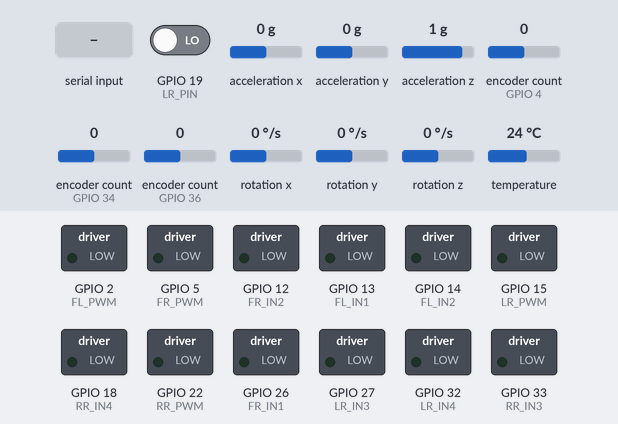
A sketch run on a simulated ESP32. On the bench: switched loads named in the sketch (green lamp = pin HIGH). The inputs (shaded band) are chosen by the test bench; at power-on: GPIO 19 (LR_PIN) LOW, acceleration x 0 g, acceleration y 0 g, acceleration z 1 g, encoder count (sensors on GPIO 4, GPIO 34, GPIO 36) 0, rotation x 0 °/s, rotation y 0 °/s, rotation z 0 °/s, temperature 24 °C. What the sketch prints to the serial monitor is not drawn.

Above: at 8.7 s.
8.8 s: "W,1\n" received over Serial
At 9.7 s:
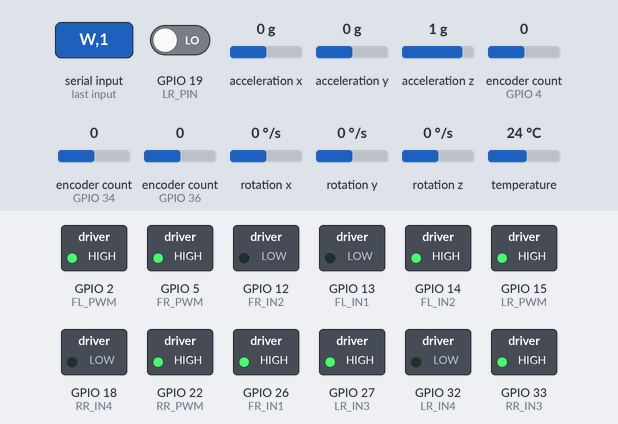
10.3 s: "D,1\n" received over Serial
At 11.9 s:
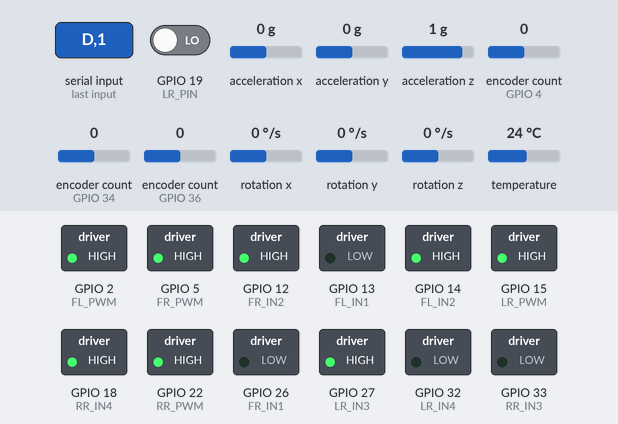
12.7 s: "W,150\n" received over Serial
At 13.9 s:
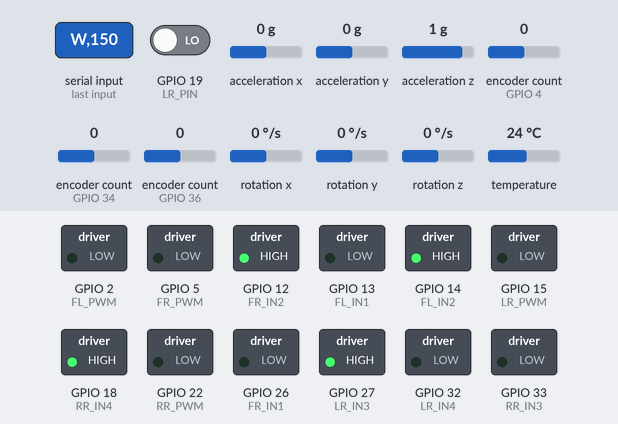
14.6 s: "S,1\n" received over Serial
At 15.6 s:
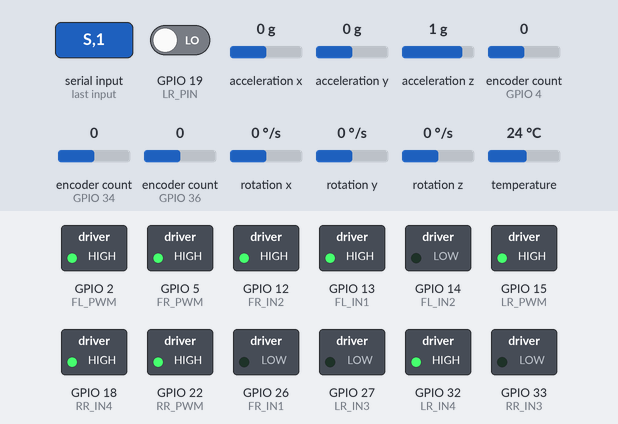
16.1 s: "S,150\n" received over Serial
At 17.8 s:
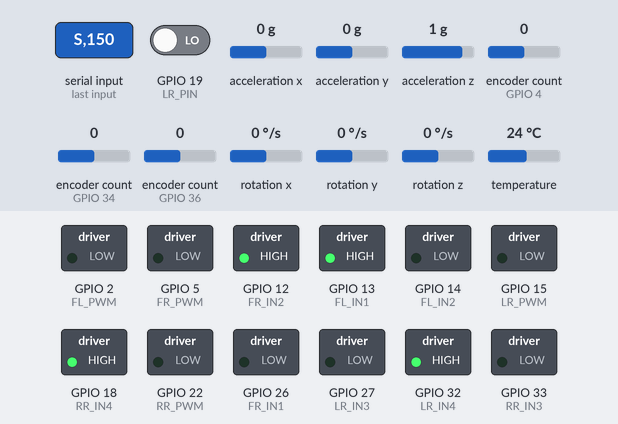
18.5 s: "A,1\n" received over Serial
At 19.6 s:
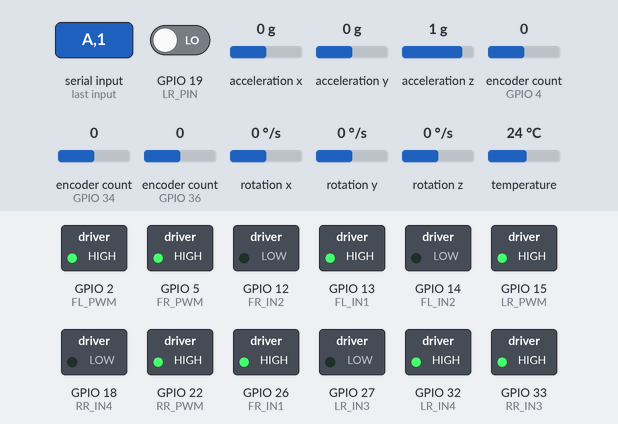
Timing chart, 0 to 21.0 s (numbered marks = the images above; inputs shaded):
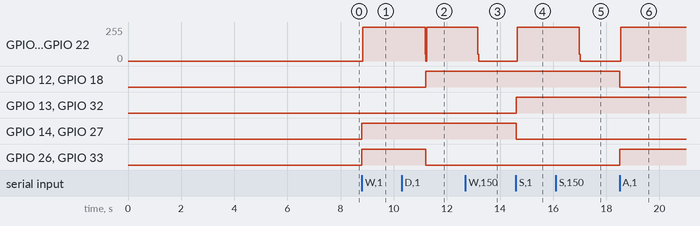

Measured:
- after the input at 8.8 s, GPIO 2 (FL_PWM), GPIO 5 (FR_PWM), GPIO 15 (LR_PWM), GPIO 22 (RR_PWM): 0/255 → 255/255 at once; GPIO 14 (FL_IN2), GPIO 26 (FR_IN1), GPIO 27 (LR_IN3), GPIO 33 (RR_IN3): LOW → HIGH at once
- after the input at 10.3 s, GPIO 2 (FL_PWM), GPIO 5 (FR_PWM), GPIO 15 (LR_PWM), GPIO 22 (RR_PWM): 255/255 → 50/255 after 0.88 s, → 0/255 0.03 s later, → 255/255 0.03 s later; GPIO 12 (FR_IN2), GPIO 18 (RR_IN4): LOW → HIGH after 0.92 s; GPIO 26 (FR_IN1), GPIO 33 (RR_IN3): HIGH → LOW after 0.92 s
- after the input at 12.7 s, GPIO 2 (FL_PWM), GPIO 5 (FR_PWM), GPIO 15 (LR_PWM), GPIO 22 (RR_PWM): 255/255 → 0/255 after 0.46 s
- after the input at 14.6 s, GPIO 2 (FL_PWM), GPIO 5 (FR_PWM), GPIO 15 (LR_PWM), GPIO 22 (RR_PWM): 0/255 → 255/255 after 0.05 s; GPIO 13 (FL_IN1), GPIO 32 (LR_IN4): LOW → HIGH at once; GPIO 14 (FL_IN2), GPIO 27 (LR_IN3): HIGH → LOW at once
- after the input at 16.1 s, GPIO 2 (FL_PWM), GPIO 5 (FR_PWM), GPIO 15 (LR_PWM), GPIO 22 (RR_PWM): 255/255 → 0/255 after 0.89 s
- after the input at 18.5 s, GPIO 2 (FL_PWM), GPIO 5 (FR_PWM), GPIO 15 (LR_PWM), GPIO 22 (RR_PWM): 0/255 → 255/255 at once; GPIO 12 (FR_IN2), GPIO 18 (RR_IN4): HIGH → LOW at once; GPIO 26 (FR_IN1), GPIO 33 (RR_IN3): LOW → HIGH at once

The sketch:

encoder.ino
```cpp
#include <Wire.h>
#include <Adafruit_MPU6050.h>
#include <Adafruit_Sensor.h>
#include <ESP32Encoder.h>

// =========================
// Pin Definitions
// =========================

// --- Drive Pins ---
const int FL_IN1 = 13, FL_IN2 = 14;
const int FR_IN2 = 12, FR_IN1 = 26; // FR_IN1 moved to 12
const int LR_IN3 = 27, LR_IN4 = 32;
const int RR_IN4 = 18, RR_IN3 = 33;

// --- PWM Pins ---
const int FL_PWM = 2;
const int FR_PWM = 5;
const int LR_PWM = 15;
const int RR_PWM = 22;

// --- Encoder Pins ---
const int FL_A = 34, FL_B = 35;
const int FR_A = 36, FR_B = 39;
const int RR_A = 4,  RR_B = 25; // RR swapped to 4 and 25
const int LR_PIN = 19;

// =========================
// PWM Setup
// =========================
const int PWM_FREQ = 20000;
const int PWM_RES_BITS = 8;

// =========================
// Encoder Objects
// =========================
ESP32Encoder encFL, encFR, encRR;
volatile long pulseCountLR = 0;

// =========================
// IMU Setup (For PID Correction ONLY)
// =========================
Adafruit_MPU6050 mpu;
float currentYaw = 17.0f;
float gyroZOffset = 0.0f;
unsigned long lastImuTime = 0;

// =========================
// Drive State Machine & Control
// =========================
enum DriveState { STOPPED, FWD, REV, LEFT, RIGHT };
DriveState currentState = STOPPED;
DriveState pendingState = STOPPED;

float activeTargetPPS = 0.0f;
float currentRampedPPS = 0.0f;
const float maxAccelPerLoop = 3000.0f; // Slew rate

float Kp = 0.5f;
float Ki = 0.05f;
float intFL = 0.0f, intFR = 0.0f, intLR = 0.0f, intRR = 0.0f;

float Kp_yaw = 15.0f;
float Ki_yaw = 0.0f;
float targetYaw = 0.0f;
float integralYaw = 0.0f;
bool isTurning = false;

// =========================
// Odometry (Pure Encoder Kinematics)
// =========================
float posX = 0.0f;
float posY = 0.0f;
float odomYaw = 0.0f; // New purely hardware-calculated yaw

float mmPerPulse = 0.071267f;
const float trackWidthMM = 160.0f; // Distance between left and right wheels (Update if necessary)
bool odomValid = true;

// =========================
// RTOS Sync
// =========================
TaskHandle_t ControlTaskHandle;
portMUX_TYPE rtosMux = portMUX_INITIALIZER_UNLOCKED;
portMUX_TYPE isrMux = portMUX_INITIALIZER_UNLOCKED;

// =========================
// Serial input buffer
// =========================
String serialLine = "";

// =========================
// ISR
// =========================
void IRAM_ATTR isrLR() {
  portENTER_CRITICAL_ISR(&isrMux);
  pulseCountLR++;
  portEXIT_CRITICAL_ISR(&isrMux);
}

// =========================
// Function Prototypes
// =========================
void ControlLoopTask(void * pvParameters);
void setDirections(bool fl, bool fr, bool lr, bool rr);
int getPID(float target, float current, float &i);
void writeMotorPWM(int fl, int fr, int lr, int rr);
void stopAllMotors();
float calibrateGyroZOffset();
void handleSerialInput();
void processCommand(String cmd);

// =========================
// Setup
// =========================
void setup() {
  Serial.begin(115200);
  delay(200);

  // -------------------------
  // Encoder setup
  // -------------------------
  ESP32Encoder::useInternalWeakPullResistors = puType::up;

  encFL.attachHalfQuad(FL_A, FL_B);
  encFR.attachHalfQuad(FR_A, FR_B);
  encRR.attachHalfQuad(RR_A, RR_B);

  encFL.clearCount();
  encFR.clearCount();
  encRR.clearCount();

  pinMode(LR_PIN, INPUT);
  attachInterrupt(digitalPinToInterrupt(LR_PIN), isrLR, CHANGE);

  // -------------------------
  // Motor GPIO setup
  // -------------------------
  pinMode(FL_IN1, OUTPUT); pinMode(FL_IN2, OUTPUT);
  pinMode(FR_IN1, OUTPUT); pinMode(FR_IN2, OUTPUT);
  pinMode(LR_IN3, OUTPUT); pinMode(LR_IN4, OUTPUT);
  pinMode(RR_IN3, OUTPUT); pinMode(RR_IN4, OUTPUT);

  // -------------------------
  // PWM setup
  // -------------------------
  ledcAttach(FL_PWM, PWM_FREQ, PWM_RES_BITS);
  ledcAttach(FR_PWM, PWM_FREQ, PWM_RES_BITS);
  ledcAttach(LR_PWM, PWM_FREQ, PWM_RES_BITS);
  ledcAttach(RR_PWM, PWM_FREQ, PWM_RES_BITS);

  stopAllMotors();

  // -------------------------
  // IMU setup (Strictly for immediate loop correction)
  // -------------------------
  Wire.begin(21, 23);
  if (!mpu.begin()) {
    while (1) {
      Serial.println("X:INV,Y:INV,H:0.0");
      delay(500);
    }
  }

  mpu.setGyroRange(MPU6050_RANGE_500_DEG);
  mpu.setFilterBandwidth(MPU6050_BAND_21_HZ);
  gyroZOffset = calibrateGyroZOffset();

  portENTER_CRITICAL(&rtosMux);
  currentYaw = 0.0f;
  targetYaw = 0.0f;
  integralYaw = 0.0f;
  portEXIT_CRITICAL(&rtosMux);

  lastImuTime = millis();

  // -------------------------
  // Control task on Core 0
  // -------------------------
  xTaskCreatePinnedToCore(
    ControlLoopTask,
    "ControlTask",
    4096,
    NULL,
    1,
    &ControlTaskHandle,
    0
  );
}

// =========================
// Main loop: serial + telemetry
// =========================
void loop() {
  handleSerialInput();

  static unsigned long lastTx = 0;
  if (millis() - lastTx >= 33) {
    lastTx = millis();

    float txX, txY, txH;
    bool txValid;

    portENTER_CRITICAL(&rtosMux);
    txX = posX;
    txY = posY;
    txH = odomYaw; // Broadasting encoder-derived Yaw, ignoring the IMU for position
    txValid = odomValid;
    portEXIT_CRITICAL(&rtosMux);

    if (txValid) {
      Serial.print("X:");
      Serial.print(txX, 2);
      Serial.print(",Y:");
      Serial.print(txY, 2);
      Serial.print(",H:");
      Serial.println(txH, 3);
    } else {
      Serial.print("X:INV,Y:INV,H:");
      Serial.println(txH, 3);
    }
  }
  delay(1);
}

// ==========================================
// Core 0: IMU + encoder + PID loop
// ==========================================
void ControlLoopTask(void * pvParameters) {
  TickType_t xLastWakeTime = xTaskGetTickCount();
  const TickType_t xFrequency = pdMS_TO_TICKS(33);

  for (;;) {
    // -------------------------
    // 1. IMU update (Purely for PID Correction)
    // -------------------------
    sensors_event_t a, g, temp;
    mpu.getEvent(&a, &g, &temp);

    unsigned long currentTime = millis();
    float dt_imu = (currentTime - lastImuTime) / 1000.0f;
    lastImuTime = currentTime;
    if (dt_imu < 0.0f || dt_imu > 0.2f) { dt_imu = 0.033f; }

    portENTER_CRITICAL(&rtosMux);
    currentYaw += ((g.gyro.z - gyroZOffset) * 57.2958f * dt_imu);
    while (currentYaw > 180.0f) currentYaw -= 360.0f;
    while (currentYaw < -180.0f) currentYaw += 360.0f;
    portEXIT_CRITICAL(&rtosMux);

    // -------------------------
    // 2. Encoder sampling
    // -------------------------
    long rawLR_tach;
    portENTER_CRITICAL(&isrMux);
    rawLR_tach = pulseCountLR;
    pulseCountLR = 0;
    portEXIT_CRITICAL(&isrMux);

    long rawFL = encFL.getCount();
    long rawFR = encFR.getCount();
    long rawRR = encRR.getCount();
    encFL.clearCount();
    encFR.clearCount();
    encRR.clearCount();

    int leftDirectionSign = 1;
    if (rawFL < 0) { leftDirectionSign = 1; }
    else if (rawFL > 0) { leftDirectionSign = -1; }
    else { leftDirectionSign = (digitalRead(LR_IN3) == HIGH) ? 1 : -1; }

    const float lrTrimFactor = 1.12f;
    long virtualSignedLR = (long)((rawLR_tach * lrTrimFactor) * leftDirectionSign);
    float signedPpsFL = rawFL * 30.3f;
    float signedPpsFR = rawFR * 30.3f;
    float signedPpsLR = virtualSignedLR * 30.3f;
    float signedPpsRR = rawRR * 30.3f;

    // -------------------------
    // 3. Encoder Kinematics (Overriding IMU for mapping)
    // -------------------------
    float avgLeftPPS = (signedPpsFL + signedPpsLR) / 2.0f;
    float avgRightPPS = (signedPpsFR + signedPpsRR) / 2.0f;

    // Distances covered in this 33ms window
    float distLeft = avgLeftPPS * mmPerPulse * 0.033f;
    float distRight = avgRightPPS * mmPerPulse * 0.033f;
    float distCenter = (distLeft + distRight) / 2.0f;

    // Hardware derived yaw change calculation
    float deltaYaw = (distRight - distLeft) / trackWidthMM;

    portENTER_CRITICAL(&rtosMux);
    odomYaw += deltaYaw;

    // Clamp odomYaw between -PI and PI
    while (odomYaw > PI) odomYaw -= TWO_PI;
    while (odomYaw < -PI) odomYaw += TWO_PI;

    // Apply movement over absolute vector
    posX += distCenter * cos(odomYaw);
    posY += distCenter * sin(odomYaw);

    float localCurrentYaw = currentYaw; // Maintain IMU just for error tracking
    bool localIsTurning = isTurning;
    float localTargetYaw = targetYaw;
    DriveState localPendingState = pendingState;
    float localActiveTarget = activeTargetPPS;
    portEXIT_CRITICAL(&rtosMux);

    // -------------------------
    // 4. Absolute wheel speeds
    // -------------------------
    float ppsFL = abs(signedPpsFL);
    float ppsFR = abs(signedPpsFR);
    float ppsLR = abs(signedPpsLR);
    float ppsRR = abs(signedPpsRR);

    // -------------------------
    // 5. Safe Transition & Ramping Logic
    // -------------------------
    float localTargetPPS = 0.0f;
    if (currentState != localPendingState) {
      localTargetPPS = 0.0f;
      if (currentRampedPPS <= 0.0f) {
        currentRampedPPS = 0.0f;
        currentState = localPendingState;
        intFL = intFR = intLR = intRR = 0.0f;
        integralYaw = 0.0f;

        if (currentState == FWD)        setDirections(true, true, true, true);
        else if (currentState == REV)   setDirections(false, false, false, false);
        else if (currentState == LEFT)  setDirections(false, true, false, true);
        else if (currentState == RIGHT) setDirections(true, false, true, false);
      }
    } else {
      localTargetPPS = localActiveTarget;
    }

    if (currentRampedPPS < localTargetPPS) {
      currentRampedPPS += maxAccelPerLoop;
      if (currentRampedPPS > localTargetPPS) currentRampedPPS = localTargetPPS;
    } else if (currentRampedPPS > localTargetPPS) {
      currentRampedPPS -= maxAccelPerLoop;
      if (currentRampedPPS < localTargetPPS) currentRampedPPS = localTargetPPS;
    }

    // -------------------------
    // 6. Motor control
    // -------------------------
    if (currentRampedPPS == 0.0f && currentState == STOPPED) {
      stopAllMotors();
      intFL = intFR = intLR = intRR = 0.0f;
      integralYaw = 0.0f;
    } else {
      float targetLeft = currentRampedPPS;
      float targetRight = currentRampedPPS;

      // Use IMU for instantaneous PID balancing
      if (!localIsTurning) {
        float errorYaw = localTargetYaw - localCurrentYaw;
        while (errorYaw > 180.0f) errorYaw -= 360.0f;
        while (errorYaw < -180.0f) errorYaw += 360.0f;

        integralYaw += errorYaw;
        integralYaw = constrain(integralYaw, -1000.0f, 1000.0f);

        float yawCorrection = (Kp_yaw * errorYaw) + (Ki_yaw * integralYaw);

        targetLeft = currentRampedPPS - yawCorrection;
        targetRight = currentRampedPPS + yawCorrection;
      } else {
        integralYaw = 0.0f;
      }

      targetLeft = constrain(targetLeft, 0.0f, 80000.0f);
      targetRight = constrain(targetRight, 0.0f, 80000.0f);

      int pwmFL = getPID(targetLeft, ppsFL, intFL);
      int pwmFR = getPID(targetRight, ppsFR, intFR);
      int pwmLR = getPID(targetLeft, ppsLR, intLR);
      int pwmRR = getPID(targetRight, ppsRR, intRR);

      writeMotorPWM(pwmFL, pwmFR, pwmLR, pwmRR);
    }

    vTaskDelayUntil(&xLastWakeTime, xFrequency);
  }
}

// ==========================================
// Helpers
// ==========================================
float calibrateGyroZOffset() {
  sensors_event_t a, g, temp;
  const int samples = 1500;
  float sumZ = 0.0f;

  delay(1000);
  for (int i = 0; i < samples; i++) {
    mpu.getEvent(&a, &g, &temp);
    sumZ += g.gyro.z;
    delay(2);
  }

  return sumZ / samples;
}

void handleSerialInput() {
  while (Serial.available() > 0) {
    char c = (char)Serial.read();
    if (c == 'W' || c == 'w' ||
        c == 'A' || c == 'a' ||
        c == 'S' || c == 's' ||
        c == 'D' || c == 'd' ||
        c == '0' ||
        c == 'Z' || c == 'z') {
      processCommand(String(c));
      serialLine = "";
    }
    else if (c == '\n' || c == '\r') {
      if (serialLine.length() > 0) {
        processCommand(serialLine);
        serialLine = "";
      }
    }
    else {
      serialLine += c;
      if (serialLine.length() > 64) {
        serialLine = "";
      }
    }
  }
}

void processCommand(String cmd) {
  cmd.trim();

  portENTER_CRITICAL(&rtosMux);
  if (cmd.equalsIgnoreCase("W")) {
    targetYaw = currentYaw;
    isTurning = false;
    activeTargetPPS = 80000.0f;
    pendingState = FWD;
  }
  else if (cmd.equalsIgnoreCase("S")) {
    targetYaw = currentYaw;
    isTurning = false;
    activeTargetPPS = 80000.0f;
    pendingState = REV;
  }
  else if (cmd.equalsIgnoreCase("A")) {
    isTurning = true;
    activeTargetPPS = 40000.0f;
    pendingState = LEFT;
  }
  else if (cmd.equalsIgnoreCase("D")) {
    isTurning = true;
    activeTargetPPS = 40000.0f;
    pendingState = RIGHT;
  }
  else if (cmd.equals("0")) {
    activeTargetPPS = 0.0f;
    pendingState = STOPPED;
  }
  else if (cmd.equalsIgnoreCase("Z")) {
    currentYaw = 0.0f;
    targetYaw = 0.0f;
    integralYaw = 0.0f;
  }
  // NEW FUSED POSITION COMMAND PARSER: P<X>,<Y>,<YAW>
  else if (cmd.startsWith("P") || cmd.startsWith("p")) {
    int commaIndex1 = cmd.indexOf(',');
    int commaIndex2 = cmd.indexOf(',', commaIndex1 + 1);

    if (commaIndex1 > 1 && commaIndex2 > commaIndex1) {
      String xStr = cmd.substring(1, commaIndex1);
      String yStr = cmd.substring(commaIndex1 + 1, commaIndex2);
      String yawStr = cmd.substring(commaIndex2 + 1);

      posX = xStr.toFloat();
      posY = yStr.toFloat();
      odomYaw = yawStr.toFloat();
      odomValid = true;
    }
  }

  portEXIT_CRITICAL(&rtosMux);
}

void setDirections(bool fl, bool fr, bool lr, bool rr) {
  digitalWrite(FL_IN1, !fl); digitalWrite(FL_IN2,  fl);
  digitalWrite(FR_IN1,  fr); digitalWrite(FR_IN2, !fr);
  digitalWrite(LR_IN3,  lr); digitalWrite(LR_IN4, !lr);
  digitalWrite(RR_IN3,  rr); digitalWrite(RR_IN4, !rr);
}

int getPID(float target, float current, float &i) {
  float err = target - current;
  i += err;
  i = constrain(i, -1000.0f, 1000.0f);

  float output = (Kp * err) + (Ki * i);
  output = constrain(output, 0.0f, 255.0f);
  return (int)output;
}

void writeMotorPWM(int fl, int fr, int lr, int rr) {
  fl = constrain(fl, 0, 255);
  fr = constrain(fr, 0, 255);
  lr = constrain(lr, 0, 255);
  rr = constrain(rr, 0, 255);

  ledcWrite(FL_PWM, fl); ledcWrite(FR_PWM, fr);
  ledcWrite(LR_PWM, lr); ledcWrite(RR_PWM, rr);
}

void stopAllMotors() {
  ledcWrite(FL_PWM, 0); ledcWrite(FR_PWM, 0);
  ledcWrite(LR_PWM, 0); ledcWrite(RR_PWM, 0);
}
```
